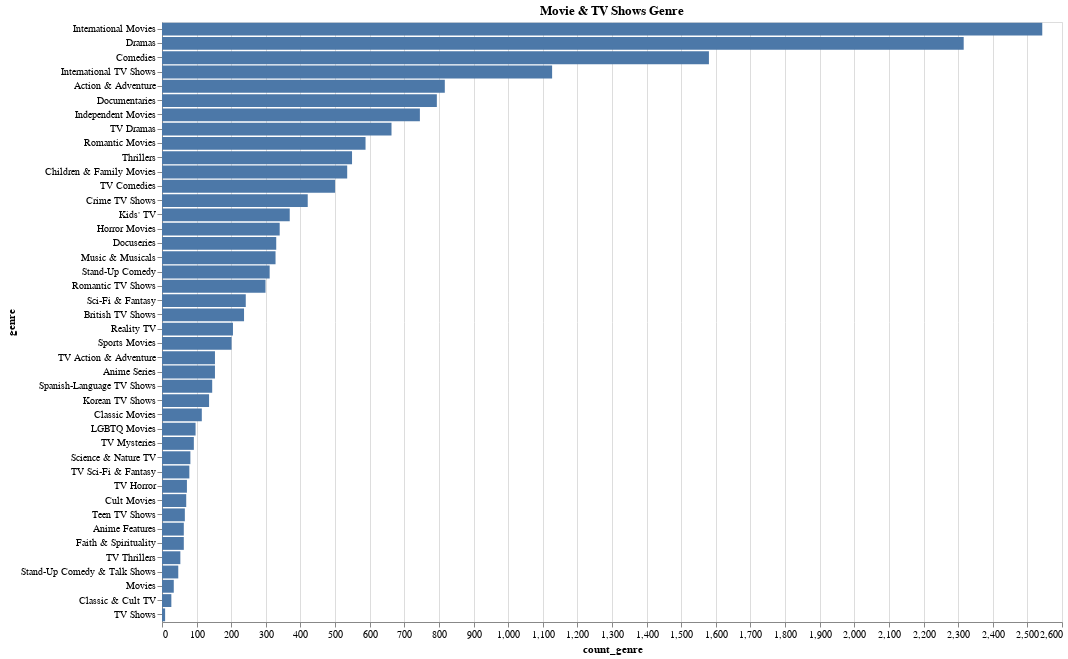

Notebook source saved alongside this figure:
### Markdown cell above
##The number of items in each genre

### Code cell
# แสดงจำนวน content ในแต่ละ Genre
alt.Chart(Genre, title='Movie & TV Shows Genre').mark_bar().encode(
    x='count_genre:Q',
    y=alt.Y('genre:O', sort='-x'),
    tooltip=list(Genre.columns)
).properties(width=900,height=600)

### Figure 1 — Vega-Lite specification as saved in the notebook (floating-point values rounded to 4 significant figures)
{"config": {"view": {"continuousWidth": 400, "continuousHeight": 300}}, "data": {"name": "data-ce090e927c3c92ecbd7c9db1efe50916"}, "mark": "bar", "encoding": {"tooltip": [{"type": "quantitative", "field": "index"}, {"type": "nominal", "field": "genre"}, {"type": "quantitative", "field": "count_genre"}], "x": {"type": "quantitative", "field": "count_genre"}, "y": {"type": "ordinal", "field": "genre", "sort": "-x"}}, "height": 600, "title": "Movie & TV Shows Genre", "width": 900, "$schema": "https://vega.github.io/schema/vega-lite/v4.8.1.json", "datasets": {"data-ce090e927c3c92ecbd7c9db1efe50916": [{"index": 0, "genre": "Documentaries", "count_genre": 794}, {"index": 1, "genre": "International TV Shows", "count_genre": 1127}, {"index": 2, "genre": "TV Dramas", "count_genre": 663}, {"index": 3, "genre": "TV Mysteries", "count_genre": 92}, {"index": 4, "genre": "Romantic TV Shows", "count_genre": 299}, {"index": 5, "genre": "TV Comedies", "count_genre": 500}, {"index": 6, "genre": "Dramas", "count_genre": 2316}, {"index": 7, "genre": "Independent Movies", "count_genre": 745}, {"index": 8, "genre": "International Movies", "count_genre": 2543}, {"index": 9, "genre": "British TV Shows", "count_genre": 237}, {"index": 10, "genre": "Reality TV", "count_genre": 205}, {"index": 11, "genre": "Comedies", "count_genre": 1580}, {"index": 12, "genre": "Crime TV Shows", "count_genre": 421}, {"index": 13, "genre": "Spanish-Language TV Shows", "count_genre": 145}, {"index": 14, "genre": "TV Action & Adventure", "count_genre": 153}, {"index": 15, "genre": "Romantic Movies", "count_genre": 588}, {"index": 16, "genre": "Docuseries", "count_genre": 330}, {"index": 17, "genre": "Horror Movies", "count_genre": 340}, {"index": 18, "genre": "Sci-Fi & Fantasy", "count_genre": 242}, {"index": 19, "genre": "Thrillers", "count_genre": 549}, {"index": 20, "genre": "Kids' TV", "count_genre": 369}, {"index": 21, "genre": "Action & Adventure", "count_genre": 817}, {"index": 22, "genre": "TV Sci-Fi & Fantasy", "count_genre": 79}, {"index": 23, "genre": "Classic Movies", "count_genre": 115}, {"index": 24, "genre": "Anime Features", "count_genre": 63}, {"index": 25, "genre": "Anime Series", "count_genre": 153}, {"index": 26, "genre": "Children & Family Movies", "count_genre": 535}, {"index": 27, "genre": "Music & Musicals", "count_genre": 328}, {"index": 28, "genre": "Sports Movies", "count_genre": 201}, {"index": 29, "genre": "Korean TV Shows", "count_genre": 136}, {"index": 30, "genre": "Teen TV Shows", "count_genre": 66}, {"index": 31, "genre": "Cult Movies", "count_genre": 70}, {"index": 32, "genre": "Faith & Spirituality", "count_genre": 63}, {"index": 33, "genre": "LGBTQ Movies", "count_genre": 97}, {"index": 34, "genre": "TV Horror", "count_genre": 72}, {"index": 35, "genre": "Stand-Up Comedy", "count_genre": 311}, {"index": 36, "genre": "TV Shows", "count_genre": 9}, {"index": 37, "genre": "Movies", "count_genre": 34}, {"index": 38, "genre": "Classic & Cult TV", "count_genre": 27}, {"index": 39, "genre": "Science & Nature TV", "count_genre": 82}, {"index": 40, "genre": "TV Thrillers", "count_genre": 53}, {"index": 41, "genre": "Stand-Up Comedy & Talk Shows", "count_genre": 47}]}}
